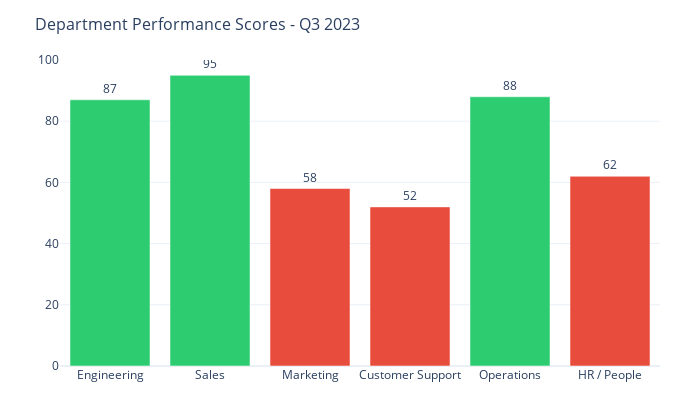

The notebook cell this image was saved under:
### Markdown cell above
### Query 2: Underperforming Departments

Expected: Bar chart comparing department scores/metrics, highlighting Marketing (72% MQL), Customer Support (68% CSAT), and HR (23% turnover).

### Code cell
response_2 = run_query("Which departments are underperforming?")

### Figure 1 — Plotly figure (JSON) as saved in the notebook; plotly's stock layout.template omitted (floating-point values rounded to 4 significant figures)
{"data": [{"marker": {"color": ["#2ECC71", "#2ECC71", "#E74C3C", "#E74C3C", "#2ECC71", "#E74C3C"]}, "text": ["87", "95", "58", "52", "88", "62"], "textposition": "outside", "type": "bar", "x": ["Engineering", "Sales", "Marketing", "Customer Support", "Operations", "HR / People"], "y": [87, 95, 58, 52, 88, 62]}], "layout": {"height": 420, "margin": {"b": 50, "l": 60, "r": 40, "t": 60}, "title": {"font": {"size": 16}, "text": "Department Performance Scores - Q3 2023"}, "width": 700, "xaxis": {"title": {"text": ""}}, "yaxis": {"title": {"text": ""}}}}
